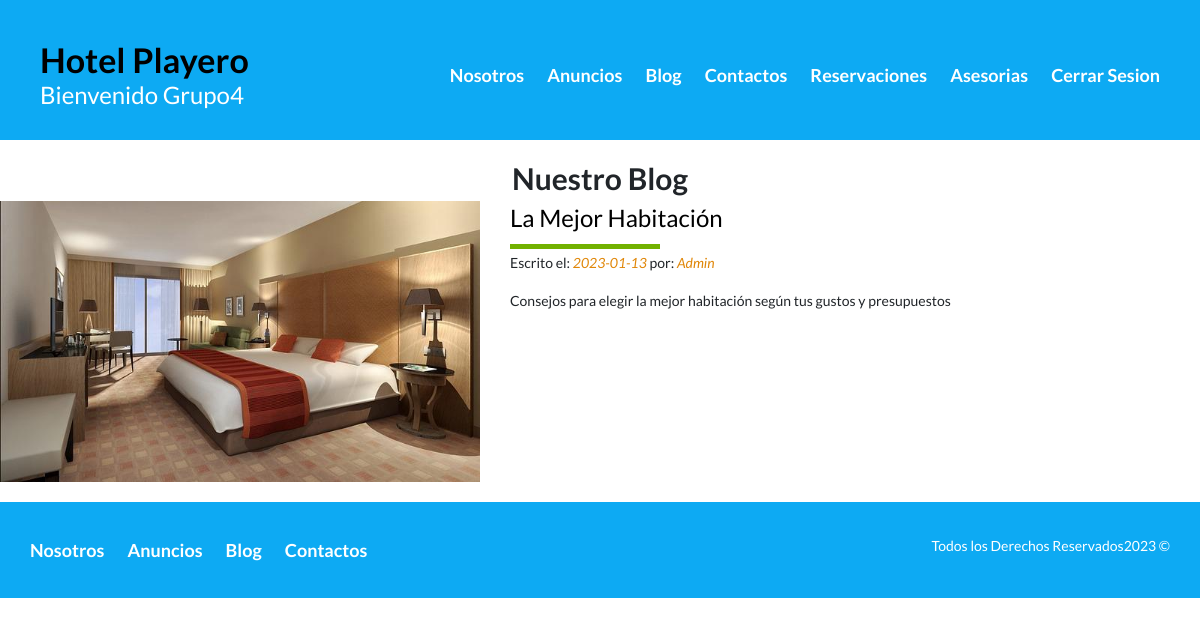
Page /blog/ (signed in) on the committed database.
### Hotel/models.py (models this page shows, shortened)
class Blog (models.Model):
    title = models.CharField(max_length=100, verbose_name="Titulo")
    date = models.DateField(verbose_name="Fecha")
    author = models.CharField(max_length=100, verbose_name="Autor")
    image = models.ImageField(verbose_name="Imagen", upload_to="blog")
    description = models.TextField(verbose_name="Descripcion")
    created = models.DateTimeField(auto_now_add=True, verbose_name="Fecha de Creacion")
    updated = models.DateTimeField(auto_now=True, verbose_name="Fecha de Modificacion")
    class Meta:
        verbose_name = 'Blog'
        verbose_name_plural = 'Blog'
        ordering = ["-created"]

### Hotel/views.py (the view)
# urls.py: path('blog/', blog.as_view(), name="blog"),
class blog(TemplateView):
    template_name = 'hotel/Blog.html'
    def get(selt, request):
        blog = Blog.objects.all()
        return render(request, selt.template_name, {'blog': blog})

### Hotel/templates/hotel/Blog.html (shortened to what this page needs)
{% extends 'core/base.html' %}
{% block header %}site-header{% endblock %}
{% block content %}
    <div class="contenedor section contenido-centrar">
        <section class="blog">
            <h3 class="centrar-texto fw-600">Nuestro Blog</h3>
            {% for blog in blog %}
                <article class="entrada-blog">
                    <div class="imagen">
                        <img src="{{blog.image.url}}" alt="Blog">
                    </div>
                    <div class="texto-entrada">
                        <a  href="{% url 'blogentrada' blog.title %}" onclick="getEmpId(this)" data-employee-id="{{forloop.counter}}">
                            <h4>{{blog.title}}</h4>
                        </a>
                        <p>Escrito el: <em>{{blog.date| date:'Y-m-d'}}</em> por: <em>{{blog.author}}</em></p>
                        <p>{{blog.description}}</p>
                    </div>
                </article>
            {% endfor %}
        </section>
    </div>
{% endblock %}

### core/templates/core/base.html (shortened to what this page needs)
<!DOCTYPE html>
<html lang="en">
    <head>
        {% load static %}
        <link href="https://cdn.jsdelivr.net/npm/bootstrap@5.2.0/dist/css/bootstrap.min.css" rel="stylesheet">
        <link rel="stylesheet" href="https://cdn.datatables.net/1.10.20/css/jquery.dataTables.min.css">
        <link rel="stylesheet" href="{% static 'core/Css/Estilo.css' %}">
        <link rel="stylesheet" href="{% static 'core/Css/Normalize.css' %}">
    </head>
    <body>
        <header class="{% block header %}{% endblock %}">
            <div class="contenedor contenido-header">
                <div class="barra">
                    <a href="{% url 'home' %}" >
                        <div class="barra1">
                            <h2><strong>Hotel Playero</strong></h2>
                            {% if user.is_authenticated %}
                                {% if user.is_superuser %}
                                    <h4>Bienvenido {{user.username}}</h4>
                                {% else %}
                                    <h4>Bienvenido {{user.first_name}}</h4>
                                {% endif %}
                            {% endif %}
                        </div>
                    </a>
                    <nav class="navegacion">
                        <a href="{% url 'nosotros' %}">Nosotros</a>
                        <a href="{% url 'anuncios' %}">Anuncios</a>
                        <a href="{% url 'blog' %}">Blog</a>
                        <a href="{% url 'contacto' %}">Contactos</a>
                        {% if user.is_authenticated %}
                            {% if user.is_superuser %}
                            <a href="{% url 'reservacion' %}">Reservaciones</a>
                            <a href="{% url 'asesoria' '0' %}">Asesorias</a>
                            {% else %}
                            <a href="{% url 'misreservacion' %}">Mis Reservaciones</a>
                            {% endif %}
                            <a href="{% url 'cerrar_sesion' %}">Cerrar Sesion</a>
                        {% else %}
                            <a href="{% url 'login' %}">Login</a>
                        {% endif %}
                    </nav>
                </div>
            </div>
        </header>
        {% block content %}{% endblock content %}
        <footer class="site-footer section">
            <div class="contenedor contenedor-footer">
                <nav class="navegacion n1">
                    <a href="{% url 'nosotros' %}">Nosotros</a>
                    <a href="{% url 'anuncios' %}">Anuncios</a>
                    <a href="{% url 'blog' %}">Blog</a>
                    <a href="{% url 'contacto' %}">Contactos</a>
                </nav>
                <div>
                <p class="copyringt">Todos los Derechos Reservados2023 &copy</p></div>
            </div>
        </footer>
    </body>
</html>

### core/static/core/Css/Estilo.css (style rules this page uses)
html { box-sizing: border-box; font-size: 62.5%; }
*, *:before, *:after { box-sizing: inherit; }
body { font-family: 'Lato', sans-serif; font-size: 1.6rem; line-height: 2; }
img { max-width: 100%; }
.contenedor { max-width: 120rem; margin: auto; }
h2 { font-size: 3.4rem; }
h3 { font-size: 3rem; }
h4 { font-size: 2.4rem; }
p { font-size: 1.4rem; }
.section { margin-top: 2rem; margin-bottom: 2rem; }
.fw-600 { font-weight: 600; }
.centrar-texto { text-align: center; }
.site-header { background-color: #0daaf3; padding: 1rem 0 3rem 0; }
.contenido-header { margin: 0 4rem; height: 100%; display: flex; flex-direction: column; justify-content: space-between; }
.barra a { text-decoration: none; color: white; }
.navegacion a { color: white; font-weight: 700; text-decoration: none; font-size: 1.8rem; margin-right: 2rem; }
.navegacion a:last-of-type { margin: 0; }
.entrada-blog:last-of-type { margin: 0; }
.entrada-blog .imagen { flex-basis: 40%; }
.entrada-blog .texto-entrada { flex-basis: calc(60% - 3rem); }
.texto-entrada a { color: black; text-decoration: none; }
.texto-entrada h4 { margin: 0; line-height: 1.4; }
.texto-entrada h4::after { content: ''; display: block; width: 15rem; height: 0.5rem; background-color: #71B100; margin-top: 1rem; }
.texto-entrada em { color: #E08709; }
.site-footer { background-color: #0daaf3; margin: 2rem 0 0 0; }
.contenedor-footer { padding: 3rem 3rem; display: flex; justify-content: space-between; }
.copyringt { margin: 0; color: white; }
@media (min-width: 970px) { .barra { display: flex; justify-content: space-between; align-items: center; padding-top: 3rem; color: #0daaf3; } }
@media (min-width: 970px) { .barra1 h2 { margin: 0; color: #000000; } }
@media (min-width: 970px) { .barra1 h4 { margin: 0; } }
@media (min-width: 970px) { .entrada-blog { display: flex; justify-content: space-between; margin-bottom: 2rem; } }

### rows in the picture
Blog: image (picture), title "La Mejor Habitación", date "2023-01-13", author "Admin", description "Consejos para elegir la mejor habitación según tus gustos y presupuestos"

### other values in the picture
{{ user.username }} "Grupo4"
